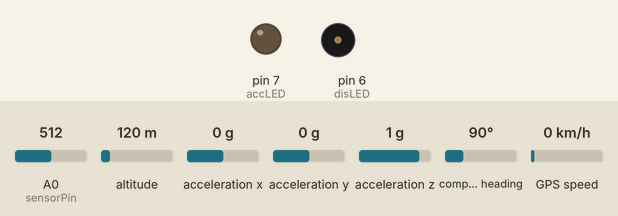
This sketch was run on a simulated Arduino Uno, built with avr-gcc and run on an emulated ATmega328P. Shown: output pins drawn as LEDs (lit = HIGH), buzzer (waves = sounding). The inputs (shaded band) are chosen by the test bench; at power-on: acceleration x 0 g, A0 (sensorPin) = 512, altitude 120 m, acceleration y 0 g, acceleration z 1 g, compass heading 90°, GPS speed 0 km/h. The GPS gets a fix after 3 s at 37.7749, -122.4194 with 8 satellites; the modem accepts every AT command (registered, SIM ready, sends succeed) and sends nothing else; what the sketch prints to the serial monitor is not drawn.

Above: at 0.1 s.
At 2.2 s:
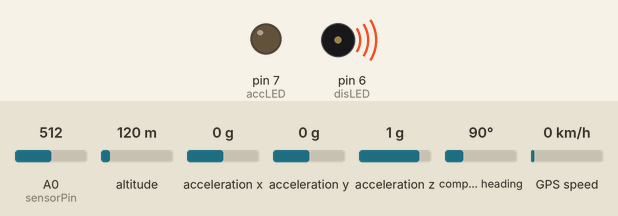
2.3 s: acceleration x set to -0.4 g
5.8 s: acceleration x set to -0.7 g
At 6.2 s:
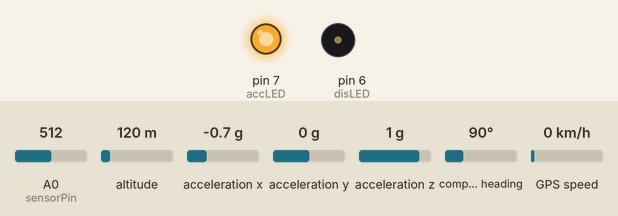
Timing chart, 0 to 35.7 s (numbered marks = the images above; inputs shaded):
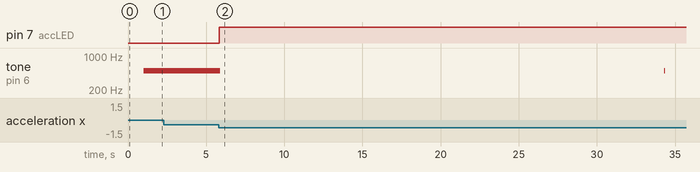

The sketch:

CarCrash.ino
```cpp
#include <Wire.h>
#include <ADXL345.h>
#include <Adafruit_GPS.h>
#include <SoftwareSerial.h>
#define ScaleFor2G 0.0039
#define Threshold 0.5
#define GPSECHO  true


ADXL345 adxl; //variable adxl is an instance of the ADXL345 library
int accLED=7;
int disLED=6;
int sensorPin=14;
//int flexpin=A1;
SoftwareSerial gpsSerial(3,2);
SoftwareSerial gsmSerial(4,5);
Adafruit_GPS GPS(&gpsSerial);

boolean usingInterrupt = false;
void useInterrupt(boolean); // Func prototype keeps Arduino 0023 happy

boolean smsSent = false;

void setup(){
  /*pinMode(3,INPUT);
  pinMode(4,INPUT);
  pinMode(2,OUTPUT);
  pinMode(5,OUTPUT);*/

  Serial.begin(9600);
  GPS.begin(9600);
  GPS.sendCommand(PMTK_SET_NMEA_OUTPUT_RMCGGA);
  GPS.sendCommand(PMTK_SET_NMEA_UPDATE_1HZ);
  GPS.sendCommand(PGCMD_ANTENNA);
  useInterrupt(true);


  adxl.powerOn();
  //if(adxl.EnsureConnected())
  pinMode(accLED,OUTPUT);
  pinMode(disLED,OUTPUT);
    delay(1000);
  gpsSerial.println(PMTK_Q_RELEASE);
}

SIGNAL(TIMER0_COMPA_vect) {
  char c = GPS.read();
  // for debugging
#ifdef UDR0
  if (GPSECHO)
    if (c) UDR0 = c;
#endif
}

void useInterrupt(boolean v) {
  if (v) {
    OCR0A = 0xAF;
    TIMSK0 |= _BV(OCIE0A);
    usingInterrupt = true;
  } else {
    // do not call the interrupt function COMPA anymore
    TIMSK0 &= ~_BV(OCIE0A);
    usingInterrupt = false;
  }
}

uint32_t timer = millis();

void loop(){
  boolean accCrashed = false;
  boolean disCrashed = false;

  int x, y, z;
  float scaledX, scaledY, scaledZ;
  int sensor=analogRead(sensorPin);

//compute acceleration
  adxl.readAccel(&x, &y,&z);
  scaledX = (float)x * ScaleFor2G;
  scaledY = (float)y * ScaleFor2G;
  scaledZ = (float)z * ScaleFor2G;

  digitalWrite(accLED, LOW);
  digitalWrite(disLED,LOW);
  if((scaledX>Threshold || scaledX<-Threshold || scaledY>Threshold || scaledY<-Threshold ||scaledZ>1+Threshold || scaledZ<1-Threshold) ){
    digitalWrite(accLED, HIGH);
    accCrashed =  true;
  }


  //Serial.print("distance sensor= ");
  //Serial.println(sensor);
  if(sensor >400){
    //digitalWrite(disLED,HIGH);
    tone(disLED,6000, 40);
    tone(disLED,1000,40);
    tone(disLED,500,40);
    disCrashed =  true;
  }


  if (! usingInterrupt) {
  // read data from the GPS
  char c = GPS.read();

  //if (GPSECHO)
   // if (c) Serial.print(c);
   // delay(10000);

  }

  // if a sentence is received, we can check the checksum, parse it...
  if (GPS.newNMEAreceived()) {
 //   Serial.println(GPS.lastNMEA());   // this also sets the newNMEAreceived() flag to false
    if (!GPS.parse(GPS.lastNMEA()))   // this also sets the newNMEAreceived() flag to false
      return;  // we can fail to parse a sentence in which case we should just wait for another
  }
  // approximately every 2 seconds or so, print out the current stats
  if (GPS.fix)
  {
 //   Serial.print("Location: ");
 //   Serial.print(GPS.latitude, 4); //Serial.print(GPS.lat);
 //   Serial.print(", ");
 //   Serial.println(GPS.longitude, 4); //Serial.println(GPS.lon);
 //   Serial.print("Satellites: "); Serial.println((int)GPS.satellites);
    //delay(9000);
  }
  if( accCrashed && disCrashed )
  {
    gpsSerial.end();
    delay(5000);
    gsmSerial.begin(9600);
    delay(5000);
    sendTextMessage();
    //smsSent = true;
    delay(10000);
    Serial.println("condition satisfied");
    gsmSerial.end();
    delay(3000);

    //start GPS
    GPS.begin(9600);
    GPS.sendCommand(PMTK_SET_NMEA_OUTPUT_RMCGGA);
    GPS.sendCommand(PMTK_SET_NMEA_UPDATE_1HZ);
    GPS.sendCommand(PGCMD_ANTENNA);
    useInterrupt(true);
    delay(5000);
    gpsSerial.println(PMTK_Q_RELEASE);
  }

//  Serial.println(smsSent);
   delay(50);

}

void sendTextMessage() {
gsmSerial.print("AT+CMGF=1\r");
delay(100);
gsmSerial.println("AT+CMGS=\"+447852576475\"\r");
delay(100);
gsmSerial.print("Emergency: car crashed\n");

gsmSerial.print("Location: ");
gsmSerial.print(GPS.latitude, 4);

gsmSerial.print(", ");
gsmSerial.print(GPS.longitude, 4);

gsmSerial.print("\r");
delay(100);
gsmSerial.println((char)26);
//Serial.println("in loop");

}
```

Measured:
- the behaviour switches between -0.5 and -0.6 g on acceleration x (found by bisection; images 1 and 2)
- after the input at 5.8 s, pin 7 (accLED): LOW → HIGH at once; tone on pin 6 (disLED): goes on until 5.9 s, then stays silent
- by itself, tone on pin 6 (disLED): alternates 500 Hz for 0.04 s and silent for 0.01 s
